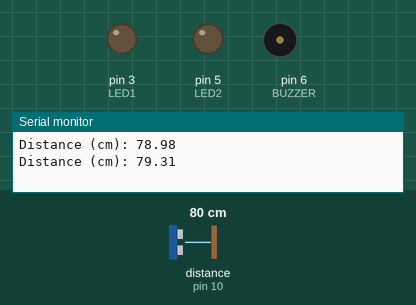
Recording of a sketch running on a simulated Arduino Uno, built with avr-gcc and run on an emulated ATmega328P. Shown: output pins drawn as LEDs (lit = HIGH), buzzer (waves = sounding, pin HIGH), the last lines printed to the serial monitor. Wiring (inferred from the names in the program): ultrasonic range finder: trigger pin 9; echo pin 10. Dashed ring = blinking. The test bench sets the inputs (shaded band); at power-on: distance to the obstacle (sensor on pin 10) 80 cm. The echo pulse lasts 58.3 µs per cm; pins used as bus, display or sensor lines are not drawn.

Above: at 2.8 s.
2.9 s: distance to the obstacle (sensor on pin 10) set to 9 cm
5.6 s: distance to the obstacle (sensor on pin 10) set to 6 cm
At 6.4 s:
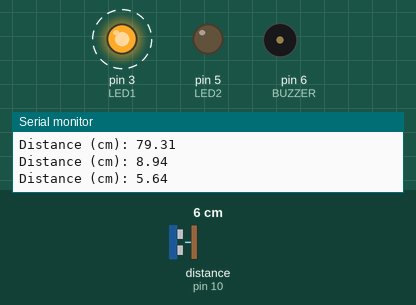
11.6 s: distance to the obstacle (sensor on pin 10) set to 2 cm
At 12.3 s:
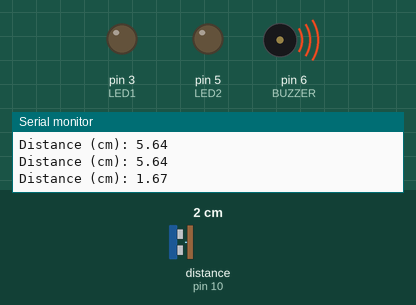
17.6 s: distance to the obstacle (sensor on pin 10) set to 4 cm
At 18.8 s:
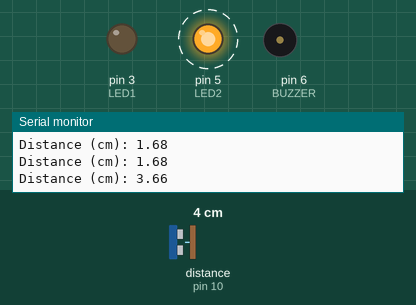
23.6 s: distance to the obstacle (sensor on pin 10) set to 18 cm
At 24.2 s:
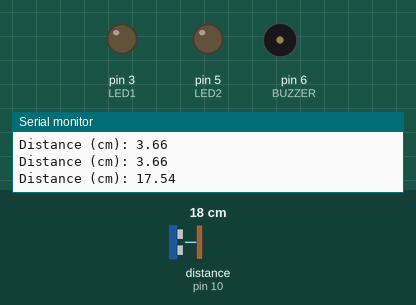
Timing chart, 0 to 26.6 s (numbered marks = the images above; inputs shaded):
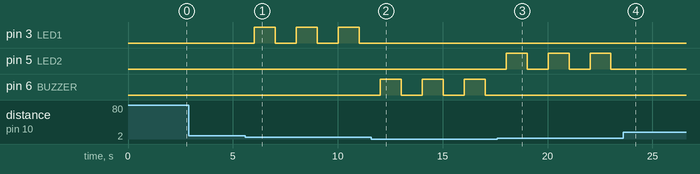

Measured:
- the behaviour switches between 8 and 7 cm on distance to the obstacle (sensor on pin 10) (found by bisection; images 0 and 1)
- after the input at 5.6 s, pin 3 (LED1): alternates HIGH for 1.0 s and LOW for 1.0 s, starting after 0.41 s
- after the input at 11.6 s, pin 3 (LED1): stops changing and stays LOW; pin 6 (BUZZER): alternates HIGH for 1.0 s and LOW for 1.0 s, starting after 0.42 s
- after the input at 17.6 s, pin 5 (LED2): alternates HIGH for 1.0 s and LOW for 1.0 s, starting after 0.42 s; pin 6 (BUZZER): stops changing and stays LOW
- after the input at 23.6 s, pin 5 (LED2): stops changing and stays LOW

The sketch:

waterSensor.ino
```cpp
#define LED1 3
#define LED2 5
#define BUZZER 6
#define trigPin 9
#define echoPin 10
#define SOUND_VELOCITY 0.034

long duration;
float value;

void setup() {
  Serial.begin(9600);
  pinMode(trigPin, OUTPUT); // Sets the trigPin as an Output
  pinMode(echoPin, INPUT); // Sets the echoPin as an Input
  pinMode(LED1, OUTPUT);
  pinMode(LED2, OUTPUT);
  pinMode(BUZZER, OUTPUT);
  digitalWrite(LED1, LOW); // setting the output to low, i.e, turning them off
  digitalWrite(LED2, LOW);
  digitalWrite(BUZZER, LOW);
}

void loop() {
  digitalWrite(trigPin, LOW);
  delayMicroseconds(2);
  digitalWrite(trigPin, HIGH);
  delayMicroseconds(10);
  digitalWrite(trigPin, LOW);

  duration = pulseIn(echoPin, HIGH);

  // Calculate the distance
  value = duration * SOUND_VELOCITY/2;

  // Prints the distance on the Serial Monitor
  Serial.print("Distance (cm): ");
  Serial.println(value);
  if (value <= 7 && value > 4.5){
    digitalWrite(LED1, HIGH);
  }
  if (value <= 4.5 && value > 3.5){
    digitalWrite(LED2, HIGH);
  }
  if (value <= 3.5){
    digitalWrite(BUZZER, HIGH);
  }
  delay(1000);
  digitalWrite(LED1, LOW);
  digitalWrite(LED2, LOW);
  digitalWrite(BUZZER, LOW);

  delay(1000);
}
```
